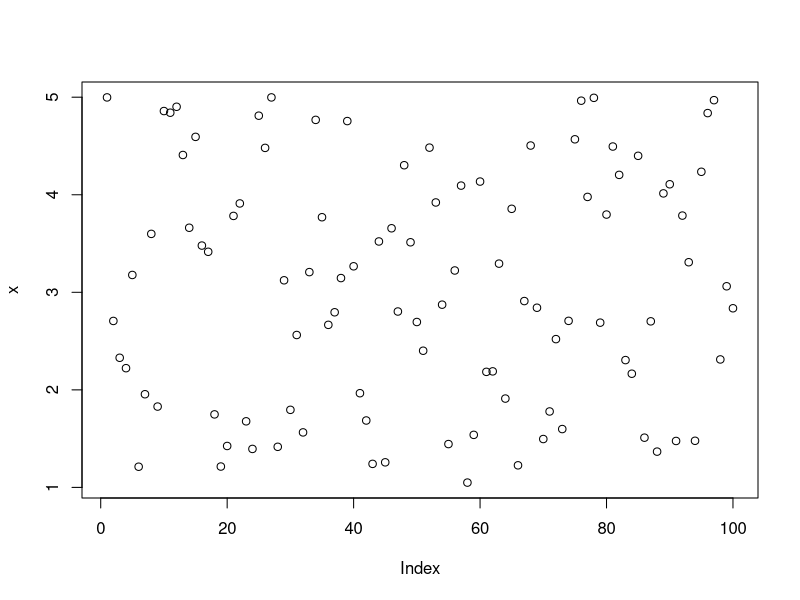
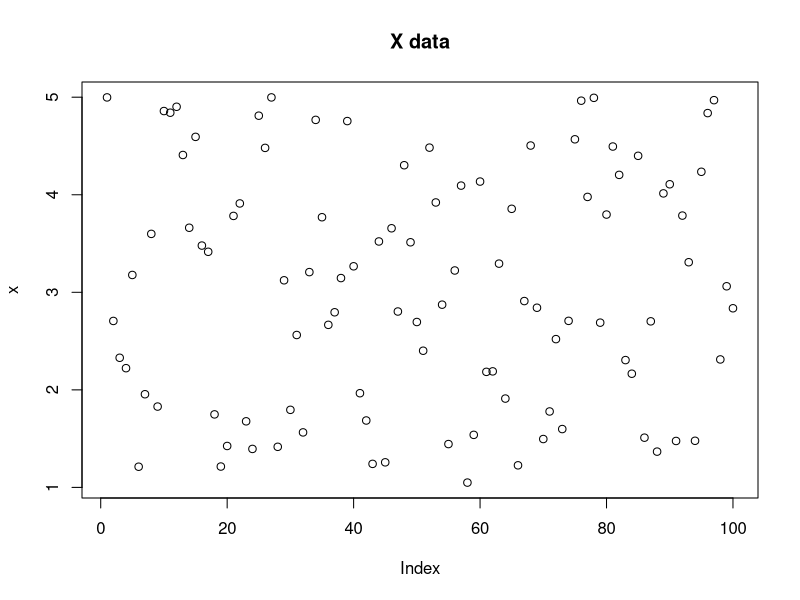
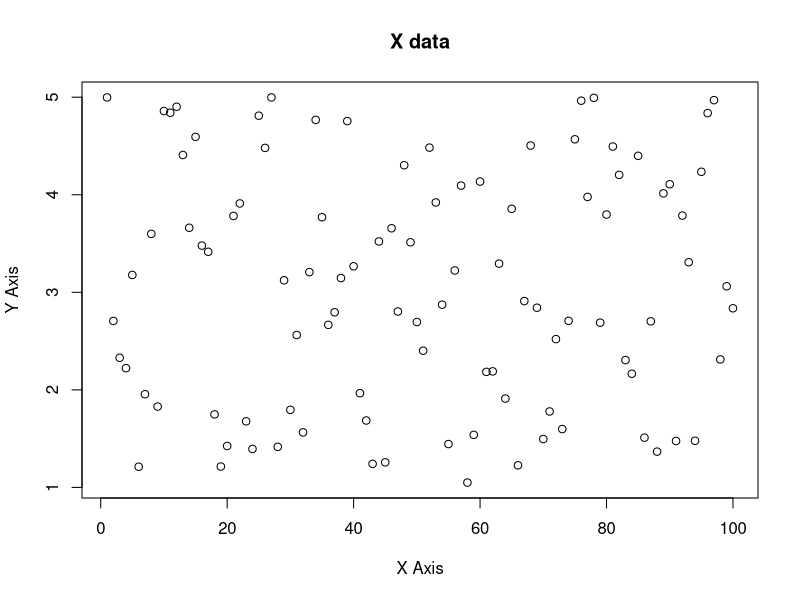
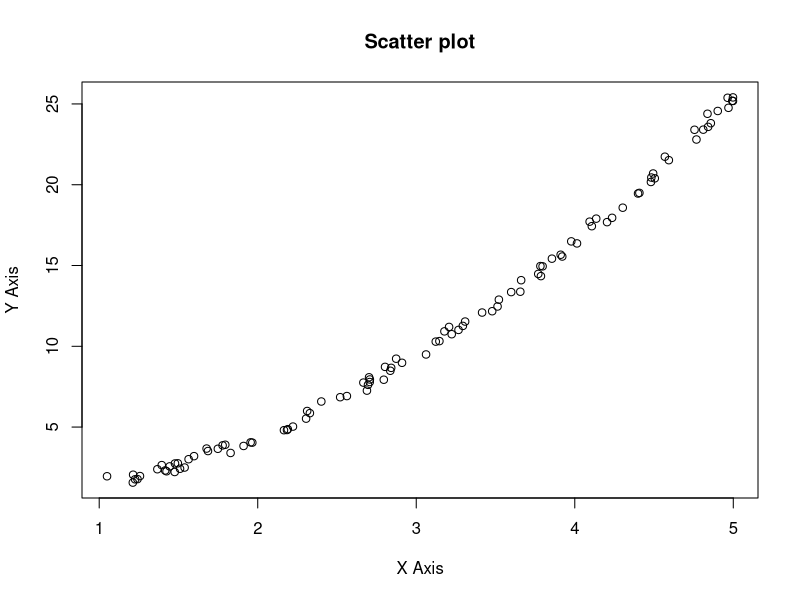
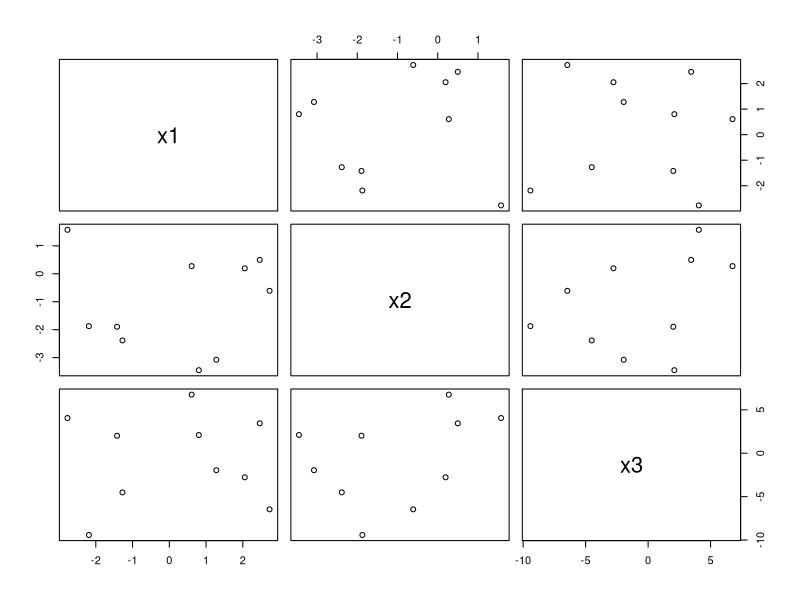
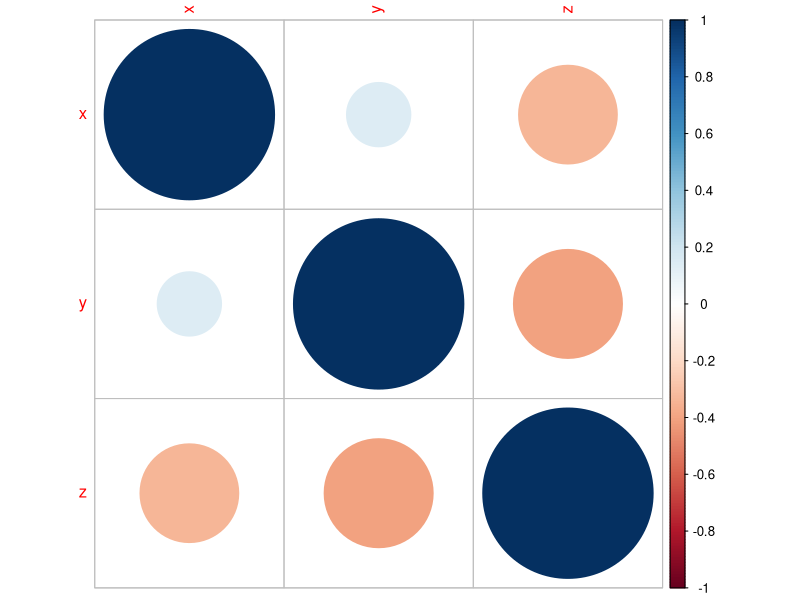
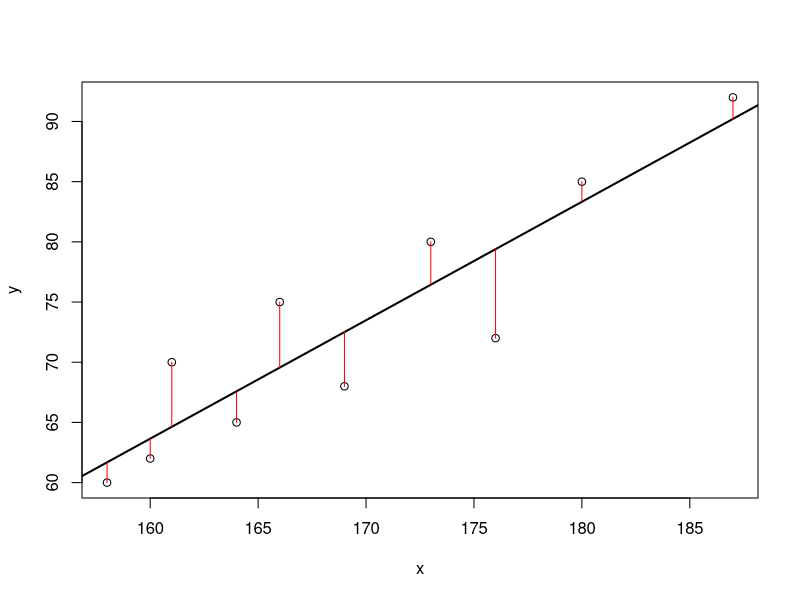
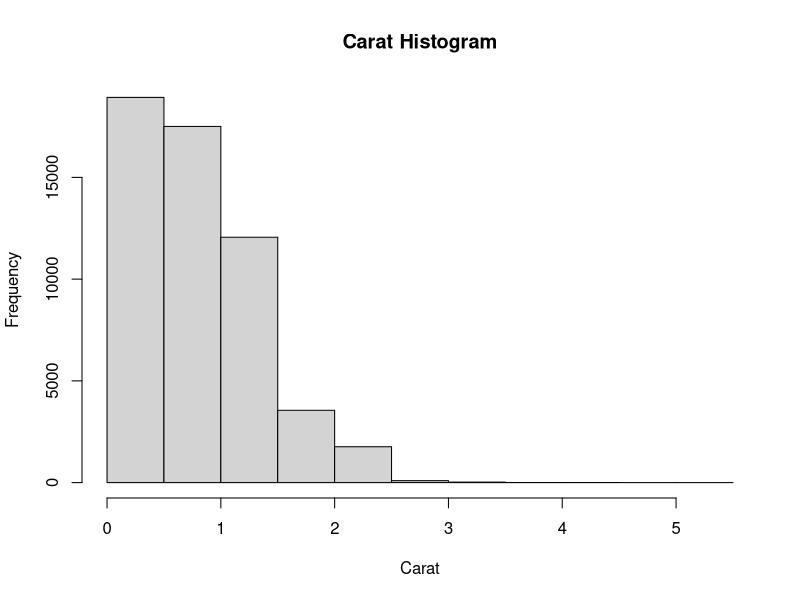

These charts were generated, in order, by the following R code:
###############################################################
# Lab II - Basics of Ploting and ggplot
#-------------------------------------------------------------#
# #############################################################

#-------------------------------------------------------------
# Step 1: Random Number and Plot
#-------------------------------------------------------------
x <- runif(100, min = 1, max = 5)
x
y <- x^2 + runif(100)
y

# 1.1 Plot x
plot(x)
plot(x, main = "X data")
plot(x, main = "X data",xlab = "X Axis", ylab="Y Axis")


# 1.2 Scatter Plot; x vs y
plot(x, y, main = "Scatter plot",xlab = "X Axis", ylab="Y Axis")


# 1.3 Saving the Plot to a file
png(filename="MyPlot.png")
plot(x, y, main = "Scatter plot",xlab = "X Axis", ylab="Y Axis")
dev.off()
getwd()   # Get the Current Working Directory, Similar to pwd in linux



#-------------------------------------------------------------
# Step 2: The Normal Distribution
#-------------------------------------------------------------
x1 <- rnorm(10,sd=2)
x1
x2 <- rnorm(10,sd=3)
x2
x3 <- rnorm(10,sd=4)
x3

# Plot x1,x2,x3 together
df <- data.frame(x1,x2,x3)
plot(df[,1:3])



#-------------------------------------------------------------
# Step 3: Min, Max, Sum, Std Deviation
#         Mean, Median, Mode
#-------------------------------------------------------------
x <- c(2,7,3,2,4,1,8,2,4,2,8,-5,4)
min(x)
max(x)
sum(x)
sd(x)

mean(x)
median(x)

# To get mode (Most occured element in a list)
getmode <- function(v) {
  uniqv <- unique(v)
  uniqv[which.max(tabulate(match(v, uniqv)))]
}

getmode(x)


#-------------------------------------------------------------
# Step 4: Correlation, Variance and Covariance (Matrices) 
#-------------------------------------------------------------

x <- c(2,7,3,2,4,1,8,2,4,2,8,-5,4)
y <- c(6,3,8,1,3,6,8,2,3,5,8,4,-6)
z <- round(runif(13,min=-10, max=10),0) 

# Variance
var(x, y)

# Co-variance
cov(x, y, method = "pearson")
cov(x, y, method = "kendall")
cov(x, y, method = "spearman")

# Correlation
cor(x, y, method = "pearson")
cor(x, y, method = "kendall")
cor(x, y, method = "spearman")


# Pairwise correlation
df <- data.frame(x,y,z)
pairCor <- cor(df,use="pairwise",method="pearson")
pairCor


# Visualize correlation of all variable with each other
install.packages("corrplot")
library(corrplot)
corrplot(pairCor)


#-------------------------------------------------------------
# Step 5: Linear Regression
#-------------------------------------------------------------

x <- c(173, 169, 176, 166, 161, 164, 160, 158, 180, 187)
y <- c(80, 68, 72, 75, 70, 65, 62, 60, 85, 92) 

linearModel <- lm(y ~ x)
plot(x, y)
abline(linearModel, lwd=2)
predicted <- predict(linearModel) 
segments(x, y, x, predicted, col="red")


#-------------------------------------------------------------
# Step 6: Basic Plots using ggplot
#-------------------------------------------------------------

install.packages("ggplot2")
library(ggplot2)

data(diamonds)  # Loading build-in dataset
head(diamonds)
summary(diamonds) #Summarize the dataset

# 6.1 Histogram
hist(diamonds$carat, main = "Carat Histogram", xlab = "Carat")

plot(price ~ carat, data = diamonds)
plot(diamonds$carat, diamonds$price)


# 6.2 Boxplots

boxplot(diamonds$carat)

# The idea behind the boxplot is that the 
# thick middle line represents the median and 
# the box is bounded by the first and third 
# quartiles. That is, the middle 50% of data 
# (the Interquartile Range or IQR) is held in 
# the box. The lines extend out to 1.5*IQR in 
# both directions. Outlier points are then
# plotted beyond that. It is important to note 
# that while 50% of the data are very visible 
# in the box, that means 50% of the data are 
# not really displayed. That is a lot of 
# information to not see.


boxplot(diamonds)
boxplot(diamonds[,-c(7)]) # dropping carat column


# 6.3 Histograms and Densities
ggplot(data = diamonds) + geom_histogram(aes(x = carat))
ggplot(data = diamonds) + geom_density(aes(x = carat), fill = "grey50")

# Scatter Plot
ggplot(diamonds, aes(x = carat, y = price)) + geom_point()

g <- ggplot(diamonds, aes(x = carat, y = price))
g + geom_point(aes(color = color))
g + geom_point(aes(color = color)) + facet_wrap(~color)
g + geom_point(aes(color = color)) + facet_grid(cut ~ clarity)


ggplot(diamonds, aes(x = carat)) + geom_histogram() + facet_wrap(~color)
ggplot(diamonds, aes(y = carat, x = 1)) + geom_boxplot()
ggplot(diamonds, aes(y = carat, x = cut)) + geom_boxplot()
ggplot(diamonds, aes(y = carat, x = cut)) + geom_violin()

ggplot(diamonds, aes(y = carat, x = cut)) + geom_point() + geom_violin()
ggplot(diamonds, aes(y = carat, x = cut)) + geom_violin() + geom_point()

ggplot(economics, aes(x = date, y = pop)) + geom_line()


# 6.3 More Plots using ggplots

install.packages("lubridate")
install.packages("scales")

library(lubridate)
library(scales)
economics$year <- year(economics$date)
economics$month <- month(economics$date, label=TRUE)
econ2000 <- economics[which(economics$year >= 2000), ]

# build the foundation of the plot
g <- ggplot(econ2000, aes(x=month, y=pop))

# add lines color coded and grouped by year
# the group aesthetic breaks the data into separate groups
g <- g + geom_line(aes(color=factor(year), group=year))

# name the legend "Year"
g <- g + scale_color_discrete(name="Year")

# format the y axis
g <- g + scale_y_continuous(labels=comma)

# add a title and axis labels
g <- g + labs(title="Population Growth", x="Month", y="Population")

# plot the graph
g


# 6.4 Mpore on ggplots
install.packages("ggthemes")
library(ggthemes)
# build a plot and store it in g2
g2 <- ggplot(diamonds, aes(x=carat, y=price)) + geom_point(aes(color=color))
# apply a few themes
g2 + theme_economist() + scale_colour_economist()
g2 + theme_excel() + scale_colour_excel()
g2 + theme_tufte()
g2 + theme_wsj()



#-------------------------------------------------------------
# Step 7: Grid and a curve plotting
#-------------------------------------------------------------

x <- round(runif(13,min=-5, max=5),0) 
y <- round(runif(13,min=-5, max=5),0) 
z <- round(runif(13,min=-5, max=5),0) 

plot(z, type = "n")
grid(lty = 1, lwd = 2)
curve(x^2, col = "blue", add = TRUE)
curve(x^2 + 1, col = "blue", add = TRUE)
points(z^2, pch = 20)


#-------------------------------------------------------------
# Step 8: Grphical Parameters
#-------------------------------------------------------------

plot(z, type = "o", col = 'red', pch = 16, cex = 2)
plot(z, col = c('red', 'blue'), pch = "+", cex = 2)


#-------------------------------------------------------------
# Step 9: Colors Plotting
#-------------------------------------------------------------
colors()
palette() ## default palette
palette(sample(colors(), 10)) ## change palette
plot(runif(50), col = rep(1:10, each = 5), pch = 16, cex = 2)


#-------------------------------------------------------------
# Step 10: Histogram Plotting - Frequency Plotting
#-------------------------------------------------------------

# create a grouping variable of length 100
a <- factor(sample(1:5, 13, replace = TRUE), levels = 1:5)
a
levels(a) <- LETTERS[1:5]
a
plot(a)
plot(y ~ a)   # Box Plot


#-------------------------------------------------------------
# Step 11: Plotting of Data frames 
#-------------------------------------------------------------

# scatterplot matrix: a matrix of all pairwise bivariate scatterplots.
iris        # Dataset
head(iris)
class(iris)
plot(iris)
plot(iris[1:4], col = as.numeric(iris$Species)) # color by Species


#-------------------------------------------------------------
# Step 12: Function Plotting
#-------------------------------------------------------------
plot(sin, from = -2 * pi, to = 2 * pi)
plot(cos, from = -2 * pi, to = 2 * pi)

damped.sin <- function(x) sin(5 * x) * exp(-x^2) ## New function
class(damped.sin)
plot(damped.sin, from = -pi, to = pi)


